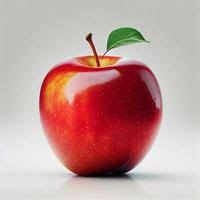
#> input picture apple.jpeg, 200 x 200 px
$ python thresholding.py
#> lines starting #> are read from the running program, lines starting #| are printed output that depends on the picture; after the words box and inside, x2 and y2 are one past the last pixel; in counts of white or black regions, pixels touching at a corner belong together
import cv2

img = cv2.imread('apple.jpeg',0)
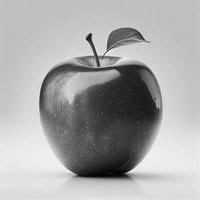
#> img: shape (200, 200); min 0, max 251, mean 168.8

# THRESH_BINARY: If pixel > 127 -> 255 else 0
ret1, thresh1 = cv2.threshold(img, 127, 255, cv2.THRESH_BINARY)
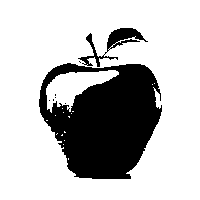
#> thresh1: shape (200, 200); 74.4% white; 8 black regions (6 under 20 px), largest, box (x1, y1, x2, y2) and area: (39, 63, 162, 179) 9557, (78, 28, 148, 67) 691

# THRESH_BINARY_INV: Inverted binary threshold
ret2, thresh2 = cv2.threshold(img, 127, 255, cv2.THRESH_BINARY_INV)

# THRESH_TRUNC: If pixel > 127 -> 127 else unchanged
ret3, thresh3 = cv2.threshold(img, 127, 255, cv2.THRESH_TRUNC)
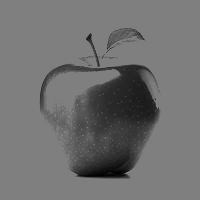
#> thresh3: shape (200, 200); min 0, max 127, mean 112

# THRESH_TOZERO: If pixel < 127 -> 0 else unchanged
ret4, thresh4 = cv2.threshold(img, 127, 255, cv2.THRESH_TOZERO)
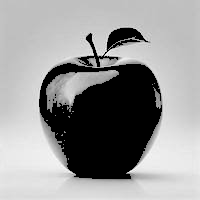
#> thresh4: shape (200, 200); min 0, max 251, mean 151.2

# THRESH_TOZERO_INV: If pixel > 127 -> 0 else unchanged
ret5, thresh5 = cv2.threshold(img, 127, 255, cv2.THRESH_TOZERO_INV)
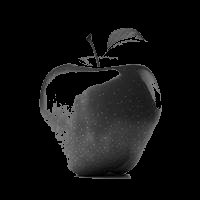
#> thresh5: shape (200, 200); min 0, max 127, mean 17.6


### Otsu's Thresholding (automatic threshold estimation) ###
# Apply Gaussian Blur first to reduce noise
blur = cv2.GaussianBlur(img, (5, 5), 0)
# THRESH_BINARY + THRESH_OTSU automatically finds optimal threshold
ret6, thresh6 = cv2.threshold(blur, 0, 255, cv2.THRESH_BINARY + cv2.THRESH_OTSU)
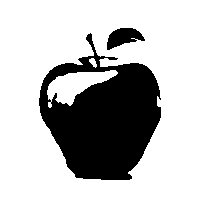
#> thresh6: shape (200, 200); 73% white; 2 black regions, box (x1, y1, x2, y2) and area: (39, 33, 161, 180) 10327, (107, 28, 145, 50) 492
#> ret6 = 138


### Adaptive Thresholding Techniques ###
# ADAPTIVE_THRESH_MEAN_C: Threshold is mean of neighborhood minus C
thresh7 = cv2.adaptiveThreshold(img, 255, cv2.ADAPTIVE_THRESH_MEAN_C,
                                 cv2.THRESH_BINARY, 11, 2)
#> thresh7: shape (200, 200); 78.3% white; 267 black regions (251 under 20 px), largest, box (x1, y1, x2, y2) and area: (39, 63, 185, 182) 5987, (74, 28, 151, 67) 790, (16, 194, 106, 198) 192

# ADAPTIVE_THRESH_GAUSSIAN_C: Threshold is weighted sum (Gaussian) of neighborhood minus C
thresh8 = cv2.adaptiveThreshold(img, 255, cv2.ADAPTIVE_THRESH_GAUSSIAN_C,
                                 cv2.THRESH_BINARY, 11, 2)
#> thresh8: shape (200, 200); 82.1% white; 320 black regions (299 under 20 px), largest, box (x1, y1, x2, y2) and area: (39, 63, 176, 185) 4208, (73, 28, 151, 67) 739, (80, 130, 105, 155) 181


hcont_img = cv2.hconcat([img,thresh1,thresh2,thresh3,thresh4,thresh5,thresh6,thresh7,thresh8])
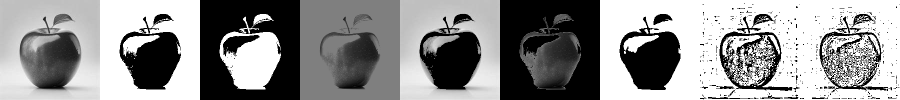
#> hcont_img: shape (200, 1800) (shown at 1/2 size); min 0, max 255, mean 144.4
cv2.imshow('Win',hcont_img)
cv2.waitKey(0)
cv2.destroyAllWindows()

$ run again, with img1.jpeg copied over apple.jpeg
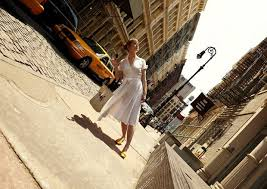
#> input picture img1.jpeg, 267 x 189 px
#> `ret1, thresh1 = cv2.threshold(img, 127, 255, cv2.THRESH_BINARY)`:
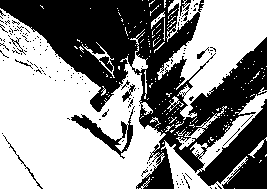
#> thresh1: shape (189, 267); 55.8% white; 160 black regions (150 under 20 px), largest, box (x1, y1, x2, y2) and area: (0, 0, 267, 189) 20728, (71, 106, 135, 159) 716, (3, 135, 43, 189) 92
#> thresh6: shape (189, 267); 53% white; 20 black regions (13 under 20 px), largest, box (x1, y1, x2, y2) and area: (0, 0, 267, 189) 22773, (72, 110, 134, 158) 722, (26, 167, 42, 189) 47
#> ret6 = 136
#> thresh7: shape (189, 267); 58.3% white; 407 black regions (358 under 20 px), largest, box (x1, y1, x2, y2) and area: (0, 0, 267, 189) 14632, (0, 16, 93, 113) 1121, (1, 88, 71, 182) 954
#> thresh8: shape (189, 267); 59.8% white; black in thin lines or dots
#> `hcont_img = cv2.hconcat([img,thresh1,thresh2,thresh3,thresh4,thresh5,t..`:
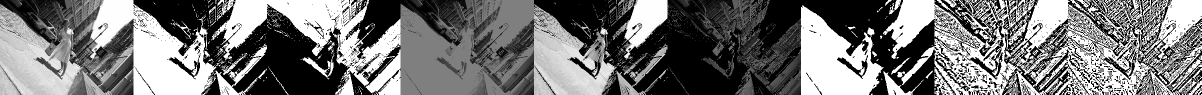
#> hcont_img: shape (189, 2403) (shown at 1/2 size); min 0, max 255, mean 118.9

$ run again, with dog.jpg copied over apple.jpeg
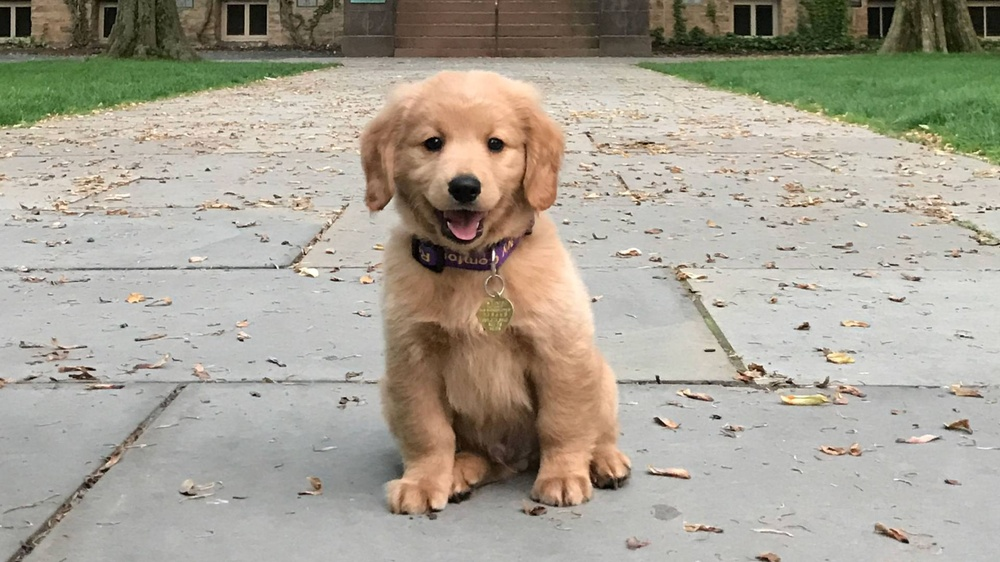
#> input picture dog.jpg, 1000 x 562 px, shrunk from 1920 x 1080 before the run
#> `ret1, thresh1 = cv2.threshold(img, 127, 255, cv2.THRESH_BINARY)`:
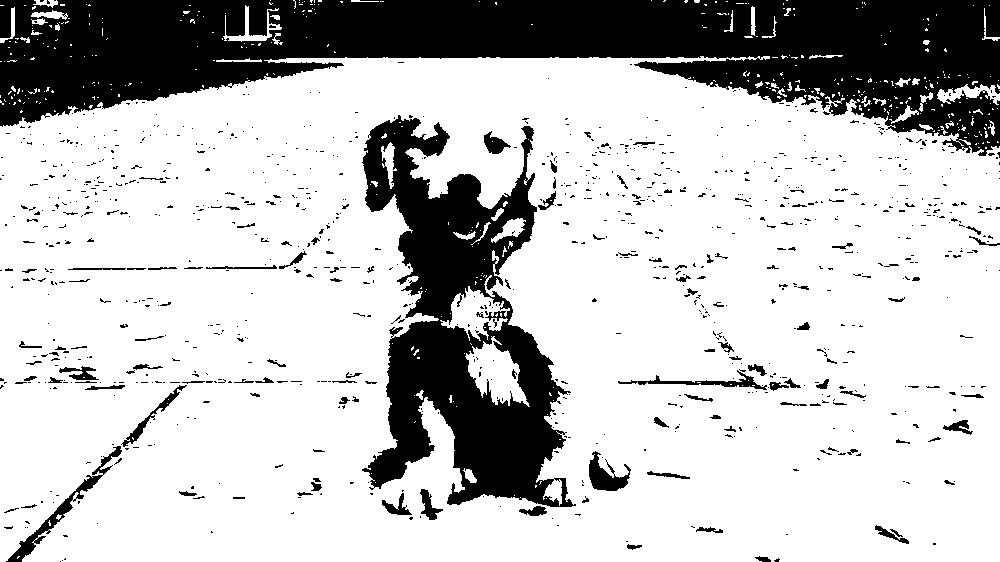
#> thresh1: shape (562, 1000); 75.8% white; 963 black regions (836 under 20 px), largest, box (x1, y1, x2, y2) and area: (0, 0, 1000, 156) 83705, (362, 115, 576, 507) 38813, (6, 446, 122, 562) 1316
#> thresh6: shape (562, 1000); 72.9% white; 357 black regions (249 under 20 px), largest, box (x1, y1, x2, y2) and area: (0, 0, 1000, 160) 89854, (340, 110, 591, 520) 49682, (6, 380, 204, 562) 2499
#> ret6 = 140
#> thresh7: shape (562, 1000); 67% white; 7272 black regions (5757 under 20 px), largest, box (x1, y1, x2, y2) and area: (155, 0, 896, 59) 11456, (380, 292, 547, 504) 7875, (350, 87, 517, 245) 5382
#> thresh8: shape (562, 1000); 69.4% white; black in thin lines or dots
#> `hcont_img = cv2.hconcat([img,thresh1,thresh2,thresh3,thresh4,thresh5,t..`:
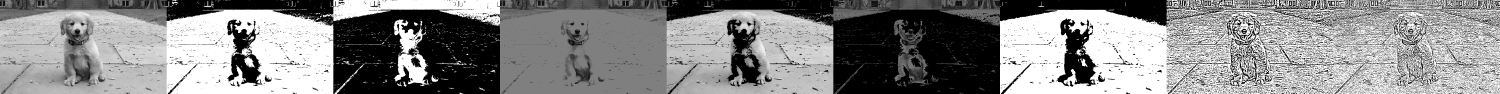
#> hcont_img: shape (562, 9000) (shown at 1/6 size); min 0, max 255, mean 136.7
